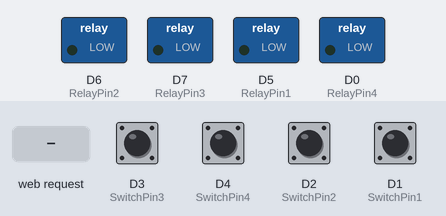
A sketch run on a simulated ESP8266 (NodeMCU). Parts: switched loads named in the sketch (green lamp = pin HIGH). The inputs (shaded band) are chosen by the test bench; at power-on: D1 (SwitchPin1), D2 (SwitchPin2), D3 (SwitchPin3), D4 (SwitchPin4) HIGH. WiFi joins after 1.5 s; servers stay silent unless stated; storage starts empty; EEPROM starts erased; what the sketch prints to the serial monitor is not drawn.

Above: at 4.7 s.
4.8 s: D3 (SwitchPin3) pulled LOW for 0.15 s
At 5.7 s:
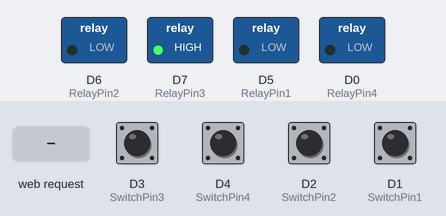
6.4 s: D4 (SwitchPin4) pulled LOW for 0.15 s
At 6.9 s:
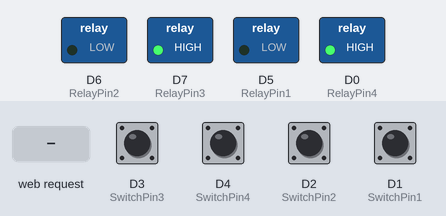
8.0 s: D2 (SwitchPin2) pulled LOW for 0.15 s
At 9.3 s:
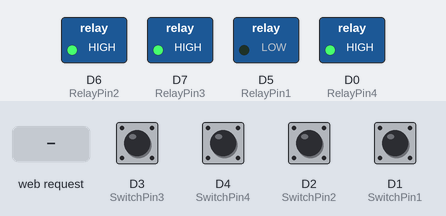
9.6 s: D1 (SwitchPin1) pulled LOW for 0.15 s
At 10.5 s:
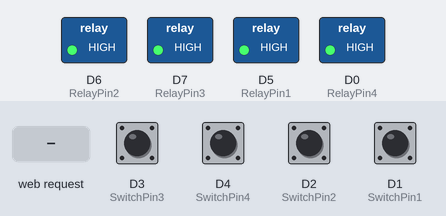
11.2 s: HTTP request GET /r2 received
At 11.5 s:
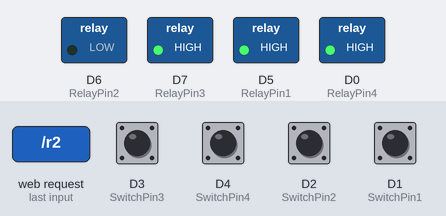
12.7 s: HTTP request GET /r3 received
At 13.8 s:
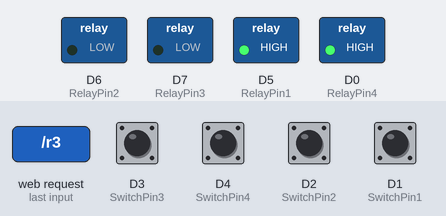
Timing chart, 0 to 15.2 s (numbered marks = the images above; inputs shaded):
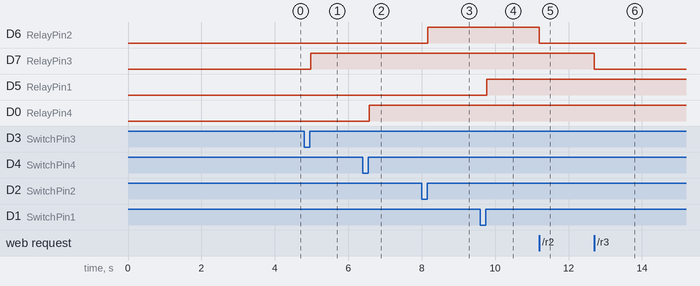

The sketch:

Relay.ino
```cpp
#include <ESP8266WiFi.h>
#include <ESP8266WebServer.h>
#include <EEPROM.h>
#include <AceButton.h>
#include <LittleFS.h>
#include <ESP8266WebServer.h>

using namespace ace_button;

// ======================================================
// Function Declarations
// ======================================================
void handleRoot();
void handleUpdate();
void toggleRelay(uint8_t pin, int addr, bool &state);
void connectWiFi();

// ======================================================
// WiFi Credentials
// ======================================================
const char* ssid = "Sensor";
const char* password = "12345678";

ESP8266WebServer server(80);

// ======================================================
// Pin Definitions
// ======================================================
#define EEPROM_SIZE 10

#define RelayPin1 D5
#define RelayPin2 D6
#define RelayPin3 D7
#define RelayPin4 D0

#define SwitchPin1 D1
#define SwitchPin2 D2
#define SwitchPin3 D3
#define SwitchPin4 D4

// ======================================================
// Variables
// ======================================================
bool state1, state2, state3, state4;

int smokeValue = 0;
int doorState = 0;
int ldrState = 0;

ButtonConfig config1, config2, config3, config4;
AceButton btn1(&config1), btn2(&config2), btn3(&config3), btn4(&config4);

// ======================================================
// EEPROM Functions
// ======================================================
void writeEEPROM(int addr, bool state) {
  EEPROM.write(addr, state);
  EEPROM.commit();
}

bool readEEPROM(int addr) {
  return EEPROM.read(addr);
}

// ======================================================
// Relay Functions
// ======================================================
void setRelay(uint8_t pin, int addr, bool state) {
  digitalWrite(pin, !state);   // Active LOW relay
  writeEEPROM(addr, state);
}

void toggleRelay(uint8_t pin, int addr, bool &state) {
  state = !state;
  setRelay(pin, addr, state);
}

// ======================================================
// Button Handler
// ======================================================
void handleButton(AceButton* button, uint8_t eventType,
                  uint8_t buttonState, uint8_t relayPin,
                  int addr, bool &state) {
  if (eventType == AceButton::kEventReleased) {
    toggleRelay(relayPin, addr, state);
  }
}

// ======================================================
// WiFi Connection
// ======================================================
void connectWiFi() {
  WiFi.mode(WIFI_STA);
  WiFi.begin(ssid, password);

  Serial.println();
  Serial.print("Connecting to WiFi");

  int attempts = 0;

  while (WiFi.status() != WL_CONNECTED && attempts < 40) {
    delay(500);
    Serial.print(".");
    attempts++;
  }

  Serial.println();

  if (WiFi.status() == WL_CONNECTED) {
    Serial.println("WiFi Connected Successfully!");
    Serial.print("IP Address: ");
    Serial.println(WiFi.localIP());
    Serial.print("Signal Strength: ");
    Serial.print(WiFi.RSSI());
    Serial.println(" dBm");
  } else {
    Serial.println("WiFi Connection Failed!");
    Serial.println("Check SSID, Password, or 2.4GHz Network.");
  }
}

// ======================================================
// Dashboard
// ======================================================
/*
Replace ONLY your handleRoot() function with this one.
It creates:
1. Home Appliances Page (ESP1 - Relays)
2. Real-Time Monitoring Page (ESP2 - Sensors)
3. Sidebar Navigation
4. Smooth Mobile Responsive UI
*/

void handleRoot() {
  String html = R"rawliteral(
<!DOCTYPE html>
<html>
<head>
<meta name="viewport" content="width=device-width, initial-scale=1">
<title>Smart Home Automation</title>

<style>
*{
  margin:0;
  padding:0;
  box-sizing:border-box;
  font-family:Segoe UI,sans-serif;
}

body{
  background:linear-gradient(135deg,#d9f3f4,#c8e6e7);
  overflow:hidden;
}

.container{
  display:flex;
  height:100vh;
}

/* Sidebar */
.sidebar{
  width:270px;
  background:#050505;
  color:white;
  padding:30px 20px;
}

.logo{
  font-size:35px;
  font-weight:bold;
  margin-bottom:50px;
}

.menu-btn{
  display:block;
  width:100%;
  padding:18px;
  margin:15px 0;
  border:none;
  border-radius:15px;
  background:#111;
  color:white;
  font-size:20px;
  cursor:pointer;
  transition:0.3s;
}

.menu-btn:hover,
.menu-btn.active{
  background:#d8d76f;
  color:black;
}

/* Main */
.main{
  flex:1;
  padding:35px;
  overflow-y:auto;
}
/* Add this CSS */

.logo-section {
    text-align: center;
    padding: 20px 10px;
    margin-bottom: 30px;
}

.nit-logo {
    width: 130px;
    height: 130px;
    object-fit: contain;
    border-radius: 50%;
    background: white;
    padding: 8px;
    margin-bottom: 15px;
    box-shadow: 0 0 20px rgba(255,255,255,0.2);
}

.logo-section h1 {
    color: white;
    font-size: 38px;
    font-weight: bold;
    margin: 0;
    letter-spacing: 2px;
    text-transform: uppercase;
}
.page{
  display:none;
}

.page.active{
  display:block;
}

h1{
  font-size:50px;
  margin-bottom:30px;
  color:#111;
}

/* Cards */
.grid{
  display:grid;
  grid-template-columns:repeat(auto-fit,minmax(280px,1fr));
  gap:25px;
}

.card{
  background:#232424;
  color:white;
  padding:30px;
  border-radius:30px;
  text-align:center;
  box-shadow:0 20px 40px rgba(0,0,0,0.25);
}

.card h2{
  margin-bottom:20px;
  color:#f7f505;
}

.card1{
  background:#232424;
  color:white;
  padding:30px;
  border-radius:30px;
  text-align:center;
  box-shadow:0 20px 40px rgba(0,0,0,0.25);
}

.card1 h2{
  margin-bottom:20px;
  color:#f7f505;
}

.card2{
  background:#232424;
  color:white;
  padding:30px;
  border-radius:30px;
  text-align:center;
  box-shadow:0 20px 40px rgba(0,0,0,0.25);
}

.card2 h2{
  margin-bottom:20px;
  color:#2c20d6;
}

.card3{
  background:#232424;
  color:white;
  padding:30px;
  border-radius:30px;
  text-align:center;
  box-shadow:0 20px 40px rgba(0,0,0,0.25);
}

.card3 h2{
  margin-bottom:20px;
  color:#d62920;
}

.card4{
  background:#232424;
  color:white;
  padding:30px;
  border-radius:30px;
  text-align:center;
  box-shadow:0 20px 40px rgba(0,0,0,0.25);
}

.card4 h2{
  margin-bottom:20px;
  color:#3fe815;
}

.value{
  font-size:45px;
  font-weight:bold;
}

/* Relay Buttons */
.relay-btn{
  width:100%;
  padding:20px;
  border:none;
  border-radius:20px;
  font-size:26px;
  cursor:pointer;
  margin-top:20px;
  transition:0.3s;
}

.on{
  background:#d8d76f;
  color:black;
}

.off{
  background:#ff3b30;
  color:white;
}

.relay-btn:hover{
  transform:scale(1.05);
}


.smoke-alert{
  position:fixed;
  top:20px;
  right:20px;
  background:#ff3b30;
  color:#fff;
  padding:18px 28px;
  border-radius:18px;
  font-size:22px;
  font-weight:bold;
  box-shadow:0 10px 30px rgba(0,0,0,0.35);
  display:none;
  z-index:9999;
  animation:blink 1s infinite;
}

@keyframes blink{
  0%,100%{opacity:1;}
  50%{opacity:0.4;}
}


</style>
</head>
<body>

<div class="container">

  <div class="sidebar">

    <div class="logo-section">
        <h1>NIT GOA</h1>
    </div>

    <button class="menu-btn active" onclick="showPage('appliances',this)">
      Home Appliances
    </button>

    <button class="menu-btn" onclick="showPage('sensors',this)">
      Real-Time Data
    </button>
  </div>

  <div class="main">

    <!-- HOME APPLIANCES PAGE -->
    <div id="appliances" class="page active">
      <h1>Home Appliances</h1>

      <div class="grid">
        <div class="card1">
          <h2>Appliance 1</h2>
          <button class="relay-btn %R1%" onclick="toggleRelay('/r1')">
            %T1%
          </button>
        </div>

        <div class="card2">
          <h2>Appliance 2</h2>
          <button class="relay-btn %R2%" onclick="toggleRelay('/r2')">
            %T2%
          </button>
        </div>

        <div class="card3">
          <h2>Appliance 3</h2>
          <button class="relay-btn %R3%" onclick="toggleRelay('/r3')">
            %T3%
          </button>
        </div>

        <div class="card4">
          <h2>Appliance 4</h2>
          <button class="relay-btn %R4%" onclick="toggleRelay('/r4')">
            %T4%
          </button>
        </div>
      </div>
    </div>

    <!-- SENSOR PAGE -->
    <div id="sensors" class="page">
      <h1>Real-Time Monitoring</h1>

      <div class="grid">
        <div class="card">
          <h2>Smoke Level</h2>
          <div class="value" id="smoke">0</div>
        </div>

        <div class="card">
          <h2>Door Status</h2>
          <div class="value" id="door">---</div>
        </div>

        <div class="card">
          <h2>Light Status</h2>
          <div class="value" id="light">---</div>
        </div>
      </div>
    </div>

  </div>
</div>

<script>
function showPage(page,btn){
  document.querySelectorAll('.page').forEach(p=>p.classList.remove('active'));
  document.querySelectorAll('.menu-btn').forEach(b=>b.classList.remove('active'));

  document.getElementById(page).classList.add('active');
  btn.classList.add('active');
}

function toggleRelay(url){
  fetch(url)
  .then(()=>location.reload());
}

// Replace your existing updateData() JavaScript function with this one

function updateData() {
  fetch('/data')
    .then(response => response.json())
    .then(data => {
      // Update Smoke
      document.getElementById('smoke').textContent = data.smoke;

      // Update Door
      document.getElementById('door').textContent =
        (data.door === "OPEN" || data.door == 1) ? "OPEN" : "CLOSED";

      // Update Light
      document.getElementById('light').textContent =
        (data.light === "DARK" || data.light == 1) ? "DARK" : "BRIGHT";

      // Smoke Alert
      const SMOKE_THRESHOLD = 1500;   // Same as ESP32 threshold

      if (parseInt(data.smoke) > SMOKE_THRESHOLD) {
          smokeAlert.style.display = 'block';
      } else {
          smokeAlert.style.display = 'none';
      }
    })
    .catch(error => console.log("Data fetch error:", error));
}

// Refresh every second
setInterval(updateData, 1000);
updateData();
function toggleRelay(url){
  fetch(url).then(() => location.reload());
}

setInterval(updateData, 2000);
updateData();
</script>

</body>
<div id="smokeAlert" class="smoke-alert">
  ⚠ Smoke Detected!
</div>
</html>
)rawliteral";

  html.replace("%R1%", state1 ? "on" : "off");
  html.replace("%R2%", state2 ? "on" : "off");
  html.replace("%R3%", state3 ? "on" : "off");
  html.replace("%R4%", state4 ? "on" : "off");

  html.replace("%T1%", state1 ? "ON" : "OFF");
  html.replace("%T2%", state2 ? "ON" : "OFF");
  html.replace("%T3%", state3 ? "ON" : "OFF");
  html.replace("%T4%", state4 ? "ON" : "OFF");

  server.send(200, "text/html", html);
}// Add this function anywhere below handleRoot()

void handleUpdate() {
  if (server.hasArg("smoke")) {
    smokeValue = server.arg("smoke").toInt();
  }

  if (server.hasArg("door")) {
    doorState = server.arg("door").toInt();
  }

  if (server.hasArg("light")) {
    ldrState = server.arg("light").toInt();
  }

  server.send(200, "text/plain", "OK");
}

// ======================================================
// Setup
// ======================================================
void setup() {
  server.serveStatic("/NIT_Goa_Logo.png", LittleFS, "/NIT_Goa_Logo.png");
  Serial.begin(115200);
  if (!LittleFS.begin()) {
  Serial.println("LittleFS Mount Failed");
  return;
}
  delay(2000);

  EEPROM.begin(EEPROM_SIZE);

  pinMode(RelayPin1, OUTPUT);
  pinMode(RelayPin2, OUTPUT);
  pinMode(RelayPin3, OUTPUT);
  pinMode(RelayPin4, OUTPUT);

  pinMode(SwitchPin1, INPUT_PULLUP);
  pinMode(SwitchPin2, INPUT_PULLUP);
  pinMode(SwitchPin3, INPUT_PULLUP);
  pinMode(SwitchPin4, INPUT_PULLUP);

  state1 = readEEPROM(0);
  state2 = readEEPROM(1);
  state3 = readEEPROM(2);
  state4 = readEEPROM(3);

  setRelay(RelayPin1, 0, state1);
  setRelay(RelayPin2, 1, state2);
  setRelay(RelayPin3, 2, state3);
  setRelay(RelayPin4, 3, state4);

  connectWiFi();

  // Web Routes
  server.on("/", handleRoot);
  server.on("/update", handleUpdate);

  server.on("/data", []() {
    String json = "{";
    json += "\"smoke\":" + String(smokeValue) + ",";
    json += "\"door\":\"" + String(doorState ? "OPEN" : "CLOSED") + "\",";
    json += "\"light\":\"" + String(ldrState ? "DARK" : "BRIGHT") + "\"";
    json += "}";
    server.send(50, "application/json", json);
  });

  server.on("/r1", []() {
    toggleRelay(RelayPin1, 0, state1);
    server.send(200, "text/plain", "OK");
  });

  server.on("/r2", []() {
    toggleRelay(RelayPin2, 1, state2);
    server.send(200, "text/plain", "OK");
  });

  server.on("/r3", []() {
    toggleRelay(RelayPin3, 2, state3);
    server.send(200, "text/plain", "OK");
  });

  server.on("/r4", []() {
    toggleRelay(RelayPin4, 3, state4);
    server.send(200, "text/plain", "OK");
  });

  server.begin();
  Serial.println("Web Server Started");

  // Button Configuration
  config1.setEventHandler([](AceButton*, uint8_t e, uint8_t s) {
    handleButton(nullptr, e, s, RelayPin1, 0, state1);
  });

  config2.setEventHandler([](AceButton*, uint8_t e, uint8_t s) {
    handleButton(nullptr, e, s, RelayPin2, 1, state2);
  });

  config3.setEventHandler([](AceButton*, uint8_t e, uint8_t s) {
    handleButton(nullptr, e, s, RelayPin3, 2, state3);
  });

  config4.setEventHandler([](AceButton*, uint8_t e, uint8_t s) {
    handleButton(nullptr, e, s, RelayPin4, 3, state4);
  });

  btn1.init(SwitchPin1);
  btn2.init(SwitchPin2);
  btn3.init(SwitchPin3);
  btn4.init(SwitchPin4);
}

// ======================================================
// Loop
// ======================================================
void loop() {
  btn1.check();
  btn2.check();
  btn3.check();
  btn4.check();

  server.handleClient();
}
```

Measured:
- after the input at 4.8 s, D7 (RelayPin3): LOW → HIGH after 0.17 s
- after the input at 6.4 s, D0 (RelayPin4): LOW → HIGH after 0.17 s
- after the input at 8.0 s, D6 (RelayPin2): LOW → HIGH after 0.17 s
- after the input at 9.6 s, D5 (RelayPin1): LOW → HIGH after 0.17 s
- after the input at 11.2 s, D6 (RelayPin2): HIGH → LOW at once
- after the input at 12.7 s, D7 (RelayPin3): HIGH → LOW at once
